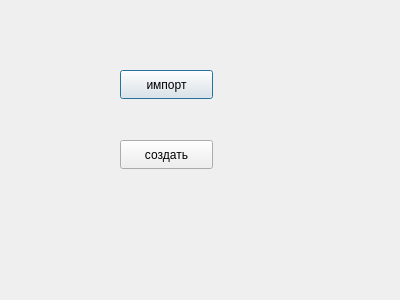
<?xml version="1.0" encoding="UTF-8"?>
<ui version="4.0">
 <class>inmatrix</class>
 <widget class="QDialog" name="inmatrix">
  <property name="geometry">
   <rect>
    <x>0</x>
    <y>0</y>
    <width>400</width>
    <height>300</height>
   </rect>
  </property>
  <property name="windowTitle">
   <string>Dialog</string>
  </property>
  <widget class="QPushButton" name="pushButton">
   <property name="geometry">
    <rect>
     <x>120</x>
     <y>70</y>
     <width>93</width>
     <height>29</height>
    </rect>
   </property>
   <property name="text">
    <string>импорт</string>
   </property>
  </widget>
  <widget class="QPushButton" name="pushButton_2">
   <property name="geometry">
    <rect>
     <x>120</x>
     <y>140</y>
     <width>93</width>
     <height>29</height>
    </rect>
   </property>
   <property name="text">
    <string>создать</string>
   </property>
  </widget>
 </widget>
 <resources/>
 <connections/>
</ui>
